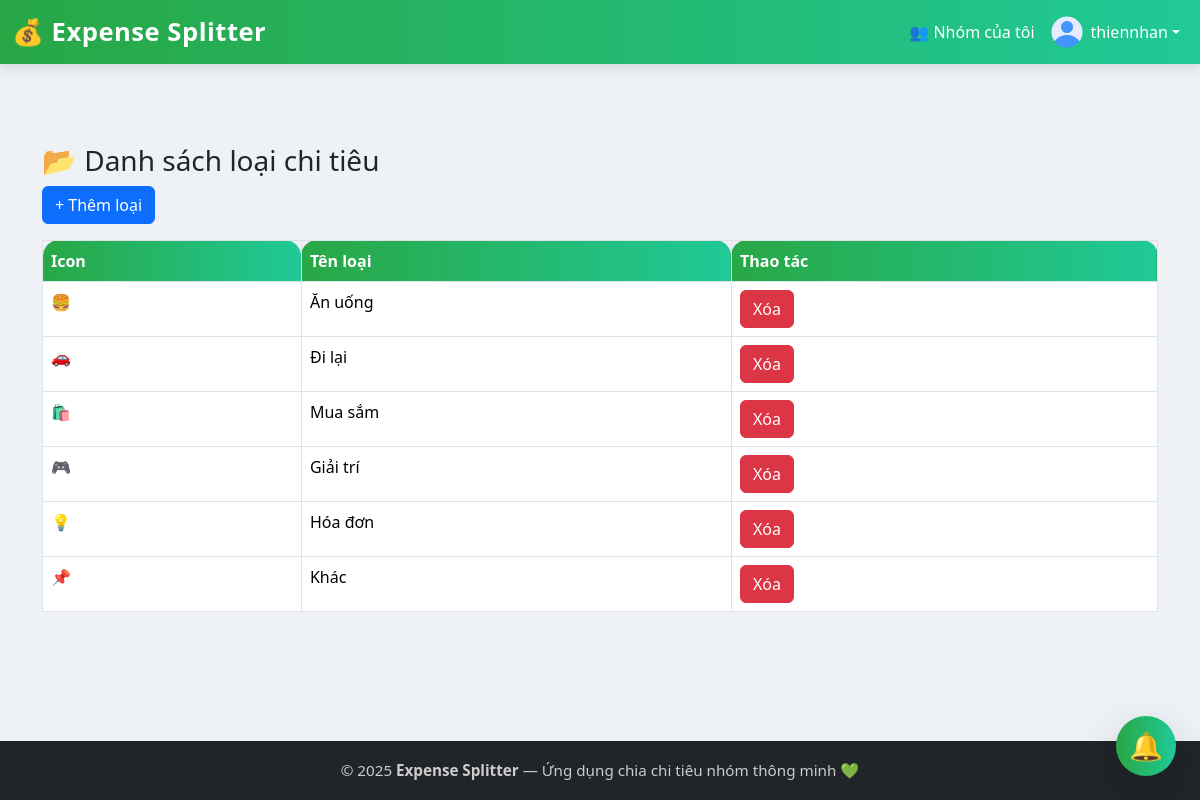
The page /categories/list (signed in) on the database its author committed.
### app/models.py (models this page shows, shortened)
class User(UserMixin, db.Model):
    __tablename__ = 'user'
    id = db.Column(db.Integer, primary_key=True)
    username = db.Column(db.String(64), unique=True, nullable=False)
    email = db.Column(db.String(120), unique=True, nullable=False)
    password_hash = db.Column(db.String(128))
    avatar = db.Column(db.String(255), nullable=True)
    created_groups = db.relationship('Group', backref='creator', lazy=True)
    expenses = db.relationship('Expense', foreign_keys='Expense.user_id', backref='payer', lazy=True)
    created_expenses = db.relationship('Expense', foreign_keys='Expense.created_by', backref='creator_user', lazy=True)
    notifications = db.relationship('Notification', backref='recipient', lazy=True)
    sent_messages = db.relationship('Message', foreign_keys='Message.sender_id', backref='sender', lazy=True)
    received_messages = db.relationship('Message', foreign_keys='Message.receiver_id', backref='receiver', lazy=True)

class Category(db.Model):
    __tablename__ = 'category'
    id = db.Column(db.Integer, primary_key=True)
    name = db.Column(db.String(100), unique=True, nullable=False)
    icon = db.Column(db.String(50), nullable=True)  # Emoji hoặc FontAwesome
    expenses = db.relationship('Expense', backref='category', lazy=True)

### app/categories/routes.py (the view)
@bp.route('/list')
@login_required
def list_categories():
    categories = Category.query.all()
    return render_template('categories.html', categories=categories)

### app/models.py (called while the page is built)
@login.user_loader
def load_user(id):
    return User.query.get(int(id))

### app/categories/templates/categories.html
{% extends 'base.html' %}
{% block content %}
<h3>📂 Danh sách loại chi tiêu</h3>
<a href="{{ url_for('categories.new_category') }}" class="btn btn-primary mb-3">+ Thêm loại</a>
<table class="table table-bordered">
    <tr>
        <th>Icon</th>
        <th>Tên loại</th>
        <th>Thao tác</th>
    </tr>
    {% for c in categories %}
    <tr>
        <td>{{ c.icon }}</td>
        <td>{{ c.name }}</td>
        <td>
            <form method="POST" action="{{ url_for('categories.delete_category', cat_id=c.id) }}">
                <button class="btn btn-danger" onclick="return confirm('Xóa?')">Xóa</button>
            </form>
        </td>
    </tr>
    {% endfor %}
</table>
{% endblock %}

### app/templates/base.html (shortened to what this page needs)
<!DOCTYPE html>
<html lang="vi">
<head>
  <link href="https://cdn.jsdelivr.net/npm/bootstrap@5.3.3/dist/css/bootstrap.min.css" rel="stylesheet">
  <link rel="stylesheet" href="https://cdn.jsdelivr.net/npm/bootstrap-icons@1.11.1/font/bootstrap-icons.css">
</head>
<body>
<div id="notif-icon" class="position-fixed bottom-0 end-0 mb-4 me-4" style="z-index: 99999;">
  <button id="notifBtn" class="btn btn-success rounded-circle shadow-lg" style="width:60px; height:60px; position: relative; z-index: 100000;">🔔</button>
</div>
<nav class="navbar navbar-expand-lg navbar-dark">
  <div class="container-fluid">
    <a class="navbar-brand fw-bold" href="{{ url_for('index') }}">💰 Expense Splitter</a>
    <div class="collapse navbar-collapse" id="navbarNav">
      <ul class="navbar-nav ms-auto align-items-center">
        {% if current_user.is_authenticated %}
          <li class="nav-item">
            <a class="nav-link text-white" href="{{ url_for('groups.group_list') }}">👥 Nhóm của tôi</a>
          </li>
          <li class="nav-item dropdown">
            <a class="nav-link dropdown-toggle d-flex align-items-center text-white" href="#" id="userMenu" role="button" data-bs-toggle="dropdown">
              <img src="{{ url_for('static', filename='images/default-avatar.png') if not current_user.avatar else url_for('static', filename=current_user.avatar) }}"
                   alt="avatar" class="rounded-circle me-2" width="32" height="32" style="object-fit:cover;">
              {{ current_user.username }}
            </a>
          </li>
        {% else %}
          <li class="nav-item"><a class="nav-link text-white" href="{{ url_for('auth.login') }}">Đăng nhập</a></li>
          <li class="nav-item"><a class="nav-link text-white" href="{{ url_for('auth.register') }}">Đăng ký</a></li>
        {% endif %}
      </ul>
    </div>
  </div>
</nav>
<main class="container my-5">
    {% block content %}{% endblock %}
</main>
<footer>
  <div class="container">
    <p class="mb-0">© 2025 <strong>Expense Splitter</strong> — Ứng dụng chia chi tiêu nhóm thông minh 💚</p>
  </div>
</footer>
</body>
</html>

### app/templates/base.html (style rules this page uses)
html, body { height: 100%; margin: 0; display: flex; flex-direction: column; background: #eef2f7; font-family: 'Poppins', 'Segoe UI', Tahoma, Geneva, Verdana, sans-serif; }
.navbar { background: linear-gradient(90deg, #28a745, #20c997); box-shadow: 0 4px 12px rgba(0,0,0,0.12); }
.navbar-brand { font-weight: 700; font-size: 1.6rem; letter-spacing: 0.5px; }
.nav-link { transition: all 0.2s; }
#notif-icon button { font-size: 1.7rem; transition: transform 0.25s, box-shadow 0.25s; }
main { flex: 1; padding-top: 2rem; padding-bottom: 2rem; }
footer { background-color: #212529; color: #ccc; padding: 18px 0; text-align: center; font-size: 0.95rem; }
.table th { background: linear-gradient(90deg, #28a745, #20c997); color: #fff; border-top-left-radius: 1rem; border-top-right-radius: 1rem; }
.btn-success { background: linear-gradient(90deg, #28a745, #20c997); border: none; transition: all 0.2s; }

### rows shown on the page
User: username "thiennhan"
Category: icon "🍔", name "Ăn uống"
Category: icon "🚗", name "Đi lại"
Category: icon "🛍️", name "Mua sắm"
Category: icon "🎮", name "Giải trí"
Category: icon "💡", name "Hóa đơn"
Category: icon "📌", name "Khác"
